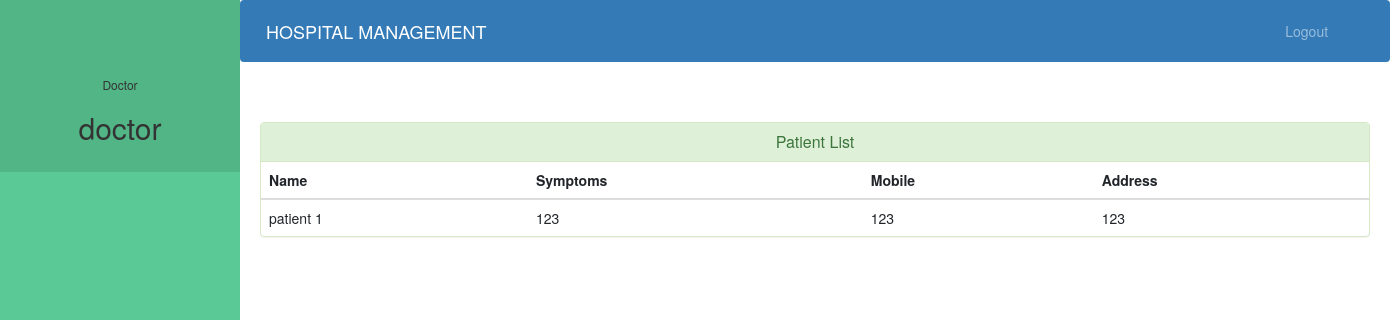
Page /doctor-view-patient (signed in) on the committed database.
### hospital/models.py (models this page shows, shortened)
class Patient(models.Model):
    user = models.OneToOneField(User, on_delete=models.CASCADE)
    address = models.CharField(max_length=40)
    mobile = models.IntegerField(max_length=20, null=True)
    symptoms = models.CharField(max_length=100, null=False)
    assignedDoctorId = models.PositiveIntegerField(null=True)
    admitDate = models.DateField(auto_now=True)
    status = models.BooleanField(default=False)
    @property
    def get_name(self):
        return self.user.first_name + " " + self.user.last_name

### hospital/views.py (the view)
# urls.py: path('doctor-view-patient', views.doctor_view_patient_view, name='doctor-view-patient'),
@login_required(login_url='doctorlogin')
@user_passes_test(is_doctor)
def doctor_view_patient_view(request):
    patients = models.Patient.objects.all().filter(status=True, assignedDoctorId=request.user.id)
    doctor = models.Doctor.objects.get(user_id=request.user.id)  # for profile picture of doctor in sidebar
    return render(request, 'hospital/doctor_view_patient.html', {'patients': patients, 'doctor': doctor})

### hospital/views.py (called while the page is built)
def is_doctor(user):
    return user.groups.filter(name='DOCTOR').exists()

### templates/hospital/doctor_view_patient.html (shortened to what this page needs)
{% extends 'hospital/doctor_base.html' %}
{% block content %}
{%load static%}
<head>
  <link href="//netdna.bootstrapcdn.com/bootstrap/3.0.0/css/bootstrap.min.css" rel="stylesheet" id="bootstrap-css">
</head>
<div class="container">
  {% if patients %}
  <div class="panel panel-success">
    <div class="panel-heading">
      <h6 class="panel-title">Patient List</h6>
    </div>
    <table class="table table-hover" id="dev-table">
      <thead>
        <tr>
          <th>Name</th>
          <th>Symptoms</th>
          <th>Mobile</th>
          <th>Address</th>
        </tr>
      </thead>
      {% for p in patients %}
      <tr>
        <td> {{p.get_name}}</td>
        <td>{{p.symptoms}}</td>
        <td>{{p.mobile}}</td>
        <td>{{p.address}}</td>
      </tr>
      {% endfor %}
    </table>
  </div>
  {%else%}
  <br><br><br>
  <h4 style="text-align: center;color: red;">Empty</h4>
  {% endif %}
</div>
{% endblock content %}

### templates/hospital/doctor_base.html (shortened to what this page needs)
<!DOCTYPE html>
{% load static %}
<html lang="en">
<head>
  <link rel="stylesheet" href="https://stackpath.bootstrapcdn.com/bootstrap/4.3.1/css/bootstrap.min.css">
  <link rel="stylesheet" href="https://maxcdn.bootstrapcdn.com/font-awesome/4.7.0/css/font-awesome.min.css">
</head>
<body>
  <nav class="menu" tabindex="0">
    <header class="avatar">
      <br><br>
      <h6>Doctor</h6>
      <h2>{{request.user.first_name}}</h2>
    </header>
  </nav>
  <main>
    <div class="bs-example">
      <nav class="navbar navbar-expand-md  navbar-dark fixed-top" style="background:#337AB7;">
        <a href="/doctor-dashboard" class="navbar-brand">HOSPITAL MANAGEMENT</a>
        <div class="collapse navbar-collapse justify-content-between" id="navbarCollapse">
          <div class="navbar-nav" style=" margin-left: 90%;">
            <a href="/logout" class="nav-item nav-link">Logout</a>
          </div>
        </div>
      </nav>
    </div>
    <br><br>
    {% block content %}
    {% endblock content %}
    <br><br><br><br><br><br><br>
  </main>
</body>
</html>

### templates/hospital/doctor_base.html (style rules this page uses)
a:link { text-decoration: none; }
a { color: white; }
body { padding-left: 240px; }
main { position: relative; height: 100vh; }
.menu { background: #5bc995; height: 100vh; width: 240px; position: fixed; top: 0px; left: 0; z-index: 5; outline: none; }
.menu .avatar { background: rgba(0, 0, 0, 0.1); padding: 2em 0.5em; text-align: center; }
.menu .avatar h2 { font-weight: normal; margin-bottom: 0; }

### templates/hospital/doctor_view_patient.html (style rules this page uses)
a:link { text-decoration: none; }
h6 { text-align: center; }

### rows in the picture
Patient: get_name "patient 1", symptoms "123", mobile "123", address "123"

### other values in the picture
{{ request.user.first_name }} "doctor"
